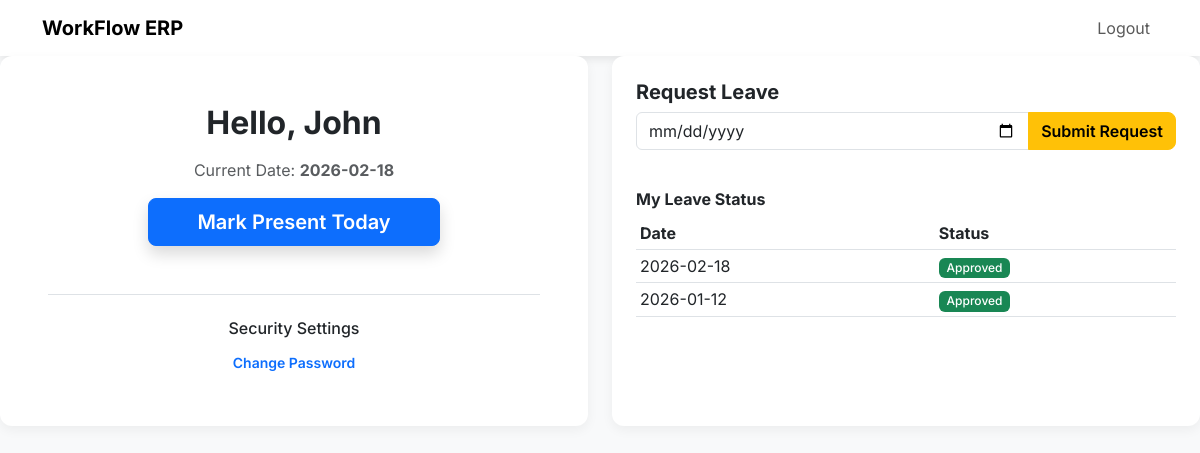
The page /dashboard (signed in) on the database its author committed.
### models.py (models this page shows)
class Employee(Base):
    __tablename__ = "employees"
    id = Column(Integer, primary_key=True, index=True)
    name = Column(String)
    email = Column(String, unique=True, index=True)
    hashed_password = Column(String)
    role = Column(String, default="employee")
    salary = Column(Float, default=0.0)
    dept_id = Column(Integer, ForeignKey("departments.id"))
    department = relationship("Department", back_populates="employees")
    attendance_logs = relationship("Attendance", back_populates="employee")
    leaves = relationship("Leave", back_populates="employee", foreign_keys="[Leave.emp_id]")

class Leave(Base):
    __tablename__ = "leaves"
    id = Column(Integer, primary_key=True, index=True)
    emp_id = Column(Integer, ForeignKey("employees.id"))
    date = Column(Date)
    approve = Column(Boolean, nullable=True)
    admin_id = Column(Integer, ForeignKey("employees.id"), nullable=True)
    employee = relationship("Employee", back_populates="leaves", foreign_keys=[emp_id])

### main.py (the view)
@app.get("/dashboard")
async def dashboard(request: Request, db: Session = Depends(get_db)):
    user = get_current_user(request, db)
    if not user: return RedirectResponse(url="/")
    if user.role == "admin":
        return templates.TemplateResponse("admin_dash.html", {
            "request": request, "user": user,
            "employees": db.query(models.Employee).all(),
            "departments": db.query(models.Department).all(),
            "logs": db.query(models.Attendance).all(),
            "pending_leaves": db.query(models.Leave).filter(models.Leave.approve == None).all()
        })
    marked = db.query(models.Attendance).filter(models.Attendance.emp_id == user.id, models.Attendance.date == date.today()).first()
    return templates.TemplateResponse("employee_dash.html", {
        "request": request, "user": user, "marked": marked, "today": date.today(),
        "my_leaves": db.query(models.Leave).filter(models.Leave.emp_id == user.id).all()
    })

### templates/employee_dash.html (shortened to what this page needs)
{% extends "base.html" %}
{% block content %}
<div class="row">
    <div class="col-md-6">
        <div class="card text-center p-5 h-100">
            <h2 class="fw-bold mb-3">Hello, {{ user.name }}</h2>
            <p class="text-muted">Current Date: <strong>{{ today }}</strong></p>
            {% if marked %}
            <div class="alert alert-success border-0 py-3">
                <h5 class="m-0">✅ Your attendance is marked for today.</h5>
            </div>
            {% else %}
            <form action="/mark-attendance" method="post">
                <button type="submit" class="btn btn-primary btn-lg px-5 shadow">Mark Present Today</button>
            </form>
            {% endif %}
            <div class="mt-5 pt-4 border-top">
                <h6>Security Settings</h6>
                <button class="btn btn-link btn-sm text-decoration-none" type="button" data-bs-toggle="collapse" data-bs-target="#passCollapse">
                    Change Password
                </button>
            </div>
        </div>
    </div>
    <div class="col-md-6">
        <div class="card p-4 h-100">
            <h5 class="fw-bold">Request Leave</h5>
            <form action="/request-leave" method="post" class="mb-4">
                <div class="input-group">
                    <input type="date" name="leave_date" class="form-control" required>
                    <button type="submit" class="btn btn-warning">Submit Request</button>
                </div>
            </form>
            <h6 class="fw-bold mt-3">My Leave Status</h6>
            <div class="table-responsive">
                <table class="table table-sm">
                    <thead><tr><th>Date</th><th>Status</th></tr></thead>
                    <tbody>
                        {% for leave in my_leaves %}
                        <tr>
                            <td>{{ leave.date }}</td>
                            <td>
                                {% if leave.approve == True %}<span class="badge bg-success">Approved</span>
                                {% elif leave.approve == False %}<span class="badge bg-danger">Rejected</span>
                                {% else %}<span class="badge bg-warning text-dark">Pending</span>{% endif %}
                            </td>
                        </tr>
                        {% endfor %}
                    </tbody>
                </table>
            </div>
        </div>
    </div>
</div>
{% endblock %}

### templates/base.html (style rules this page uses)
body { background-color: #f8f9fa; font-family: 'Inter', sans-serif; color: #333; }
.card { border: none; border-radius: 12px; box-shadow: 0 4px 12px rgba(0,0,0,0.05); }
.btn { border-radius: 8px; font-weight: 600; }
.badge { font-weight: 500; }

### rows shown on the page
Employee: name "John"
Leave: date "2026-02-18", approve "Approved"
Leave: date "2026-01-12", approve "Approved"

### other values the page prints
{{ today }} "2026-02-18"
